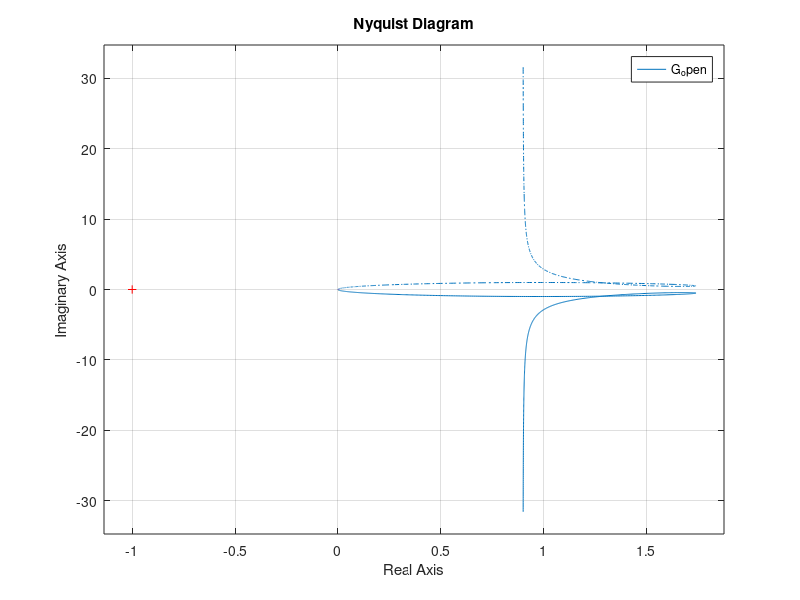
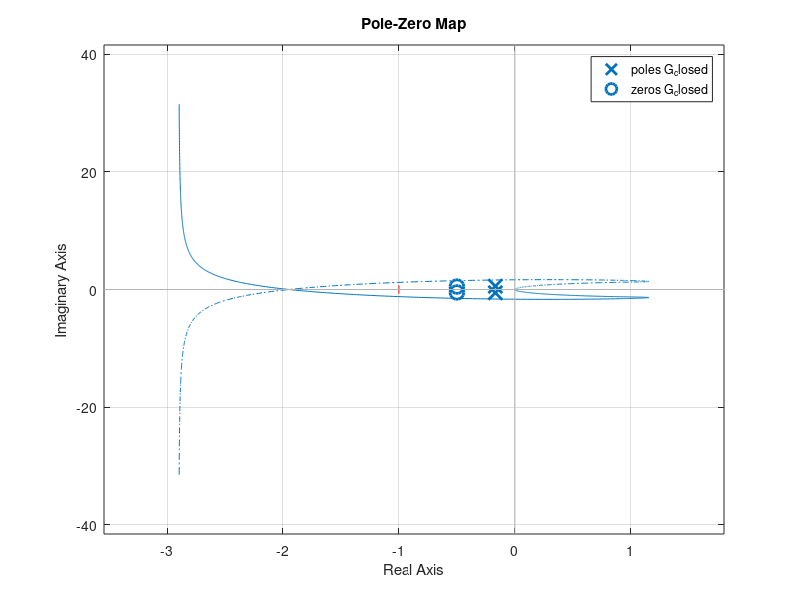
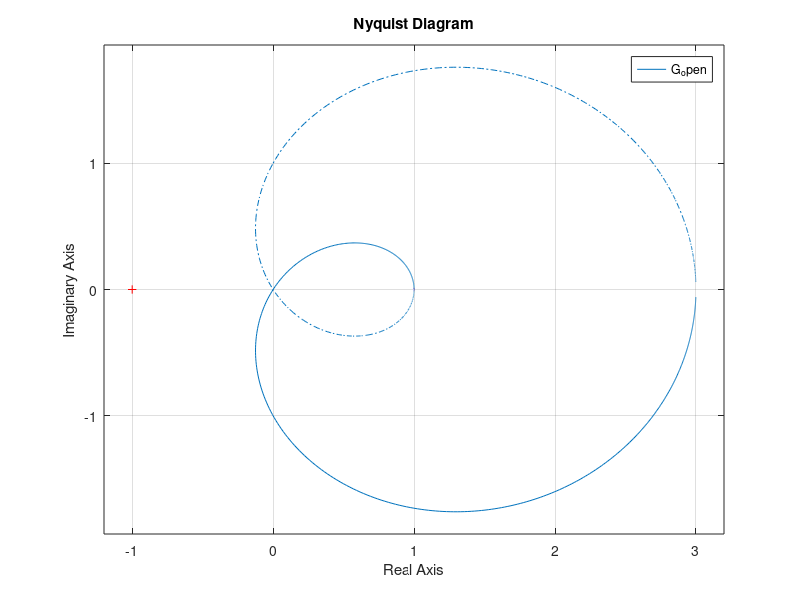
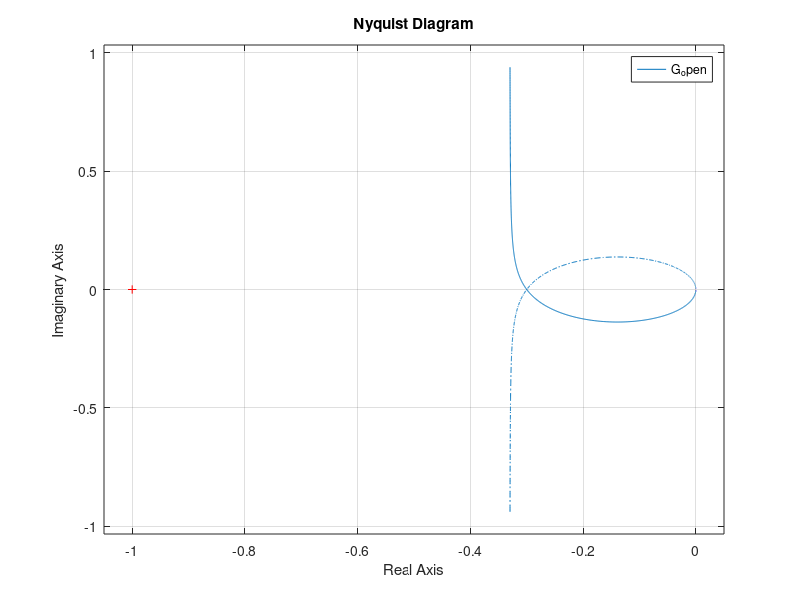

MATLAB code to generate these figures, in order: (Note: this script raises an error after producing the figures.)
%% Question 1 %%

G = 1;
s = tf('s');

G_open   = G*(20*(s^2+s+0.5))/(s*(s+1)*(s+10))
G_closed = feedback(G_open,1);

figure(1);
nyquist(G_open);
% pzmap(G_closed);

%%

G = 1;
s = tf('s');

G_open = G*(20*(s^2+s+0.5))/(s*(s-1)*(s+10))
G_closed = feedback(G_open,1);

figure(2);
nyquist(G_open);
pzmap(G_closed);

%%

G = 1;
s = tf('s');

G_open = G*(s^2+3)/((s+1)^2)
G_closed = feedback(G_open,1);

figure(3);
nyquist(G_open);
% pzmap(G_closed);

%%

G = 1;
s = tf('s');

G_open = G*(3*(s+1))/(s*(s-10));
G_closed = feedback(G_open,1);

figure(4);
nyquist(G_open);
% pzmap(G_closed);

%% Question 2 %%
clc
clear

s = tf('s');

G_open = (4/(s+2));
G_open.IODelay = 0.2;

figure(1);
nyquist(G_open);

%%

P = 2.29; % system with no gain crosses real at -0.436, so the gain needed to make unstable is -1/-0.436
G_closed_stable = feedback(G_open, 1);
G_closed_unstable = feedback(G_open, P);


figure(2);
step(G_closed_stable);
title("Closed loop step fucntion stable");
legend("P=1");

figure(3);
step(G_closed_unstable);
title("Closed loop step fucntion unstable");
legend("P = 2.294");

%%

s = tf('s');

G_open = (4/(s+2));
G_open.IODelay = 0.61;

G_closed_unstable = feedback(G_open, 1);

figure(1);
step(G_closed_unstable);
title("Closed loop step fucntion unstable");
legend("Delay = 0.61");

figure(2);
nyquist(G_open);
legend("Delay = 0.61");

%% Question 3 %%
clc; 
clear;

s = tf('s');
t_step = 0.0001;

G = 1000/(s+1000);

opt = c2dOptions('Method','tustin');
G_bilinear = c2d(G, t_step, opt');

opt = c2dOptions('Method','tustin','PrewarpFrequency', 1000);
G_bilinear_warp = c2d(G, t_step, opt);

opt = c2dOptions('Method','impulse');
G_impulse = c2d(G, t_step, opt');

opt = c2dOptions('Method','matched');
G_matched = c2d(G, t_step, opt');

% Plot the step responses
figure(1);
hold on;
step(G);
step(G_bilinear)
step(G_bilinear_warp);
step(G_impulse);
step(G_matched);
legend("Continuious Time", "Bilinear", "Bilinear Prewarp", "Impulse Invariance", "Matched Pole Zero")
hold off;

% Plot the impulse responses
figure(2)
hold on
impulse(G);
impulse(G_bilinear)
impulse(G_bilinear_warp);
impulse(G_impulse);
impulse(G_matched);
legend("Continuious Time", "Bilinear", "Bilinear Prewarp", "Impulse Invariance", "Matched Pole Zero")
hold off

% Plot the bode diagram
figure(3)
hold on
bode(G);
bode(G_bilinear)
bode(G_bilinear_warp);
bode(G_impulse);
bode(G_matched);
legend("Continuious Time", "Bilinear", "Bilinear Prewarp", "Impulse Invariance", "Matched Pole Zero")
hold off
